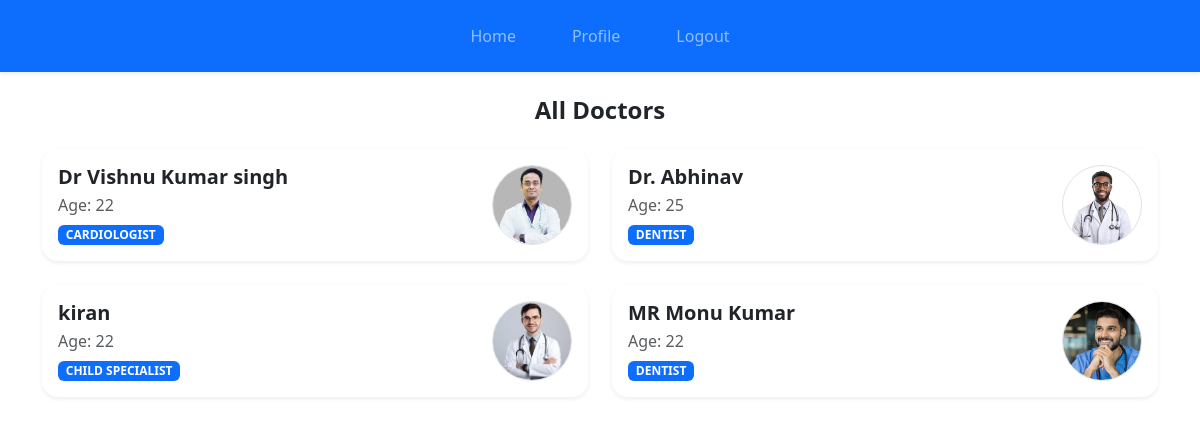
The app's page /doctors/ (signed in) with its own data.
### doctors/models.py (models this page shows, shortened)
class Alldoctors(models.Model):
    name=models.CharField(max_length=100)
    specialized=models.CharField(choices=specialization)
    YOE=models.PositiveIntegerField()
    lic_no=models.CharField(max_length=50)
    certification=models.ImageField(upload_to='certificates/',blank=True,null=True)
    profile_pic = models.ImageField(upload_to='doctors/', blank=True, null=True)
    age=models.PositiveIntegerField()
    email=models.EmailField()
    address=models.CharField(max_length=100)
    phone=models.PositiveBigIntegerField()

### doctors/views.py (the view)
# urls.py: path("",views.alldoc,name="alldoctors"),
@login_required(login_url="login")
def alldoc(request):
    doctors = Alldoctors.objects.all()
    return render(request,'doctors/alldoctors.html', {"doctors": doctors})

### labreports/context_processors.py (called while the page is built)
def labtech_context(request):
    if request.user.is_authenticated:
        labtech = getattr(request.user, 'lab_report', None)
    else:
        labtech = None
    return {'labtech': labtech}

### templates/doctors/alldoctors.html
{% include 'base.html' %}
{% load static %}
{% block content %}
<div class="container mt-4">
    <h4 class="fw-bold text-center mb-4">All Doctors</h4>
    <div class="row g-4">
        {% for doctor in doctors %}
        <div class="col-md-6">
            <div class="card shadow-sm h-100 border-0 rounded-4">
                <div class="card-body">
                    <div class="d-flex align-items-center justify-content-between">
                        <div>
                            <h5 class="fw-bold mb-1">{{ doctor.name }}</h5>
                            <p class="text-muted mb-1">Age: {{ doctor.age }}</p>
                            <span class="badge bg-primary">
                                {{ doctor.specialized }}
                            </span>
                        </div>
                        <div>
                            {% if doctor.profile_pic %}
                            <img src="{{ doctor.profile_pic.url }}" class="rounded-circle border" width="80" height="80"
                                style="object-fit: cover;">
                            {% else %}
                            <img src="{% static 'images/user.png' %}" class="rounded-circle border" width="80"
                                height="80"  style="object-fit: cover;">
                            {% endif %}
                        </div>
                    </div>
                </div>
            </div>
        </div>
        {% endfor %}
    </div>
</div>
{% endblock %}

### templates/base.html (shortened to what this page needs)
{% load static %}
<!doctype html>
<html lang="en">
<head>
  <link href="https://cdn.jsdelivr.net/npm/bootstrap@5.3.8/dist/css/bootstrap.min.css" rel="stylesheet" />
  <link href="https://cdn.jsdelivr.net/npm/bootstrap-icons@1.11.3/font/bootstrap-icons.css" rel="stylesheet">
  <link rel="stylesheet" href="{% static 'css/style.css' %}" />
</head>
<body>
  <nav class="navbar navbar-expand-lg navbar-dark bg-primary shadow-sm sticky-top py-3">
    <div class="container">
      <div class="collapse navbar-collapse justify-content-center">
        <ul class="navbar-nav gap-4">
          {%if user.is_authenticated %}
          <li class="nav-item">
            <a class="nav-link px-3" href="{% url 'home' %}">Home</a>
          </li>
          {% if not labtech and not user.is_superuser %}
          <li class="nav-item">
            <a class="nav-link px-3" href="{% url 'profile' %}">Profile</a>
          </li>
          {% endif %}
          <li class="nav-item">
            <a class="nav-link px-3" href="{% url 'logout' %}">Logout</a>
          </li>
          {% endif %}
        </ul>
      </div>
    </div>
  </nav>
</body>
</html>

### records on screen
Alldoctors: name "Dr Vishnu Kumar singh", age "22", specialized "CARDIOLOGIST", profile_pic (picture)
Alldoctors: name "Dr. Abhinav", age "25", specialized "DENTIST", profile_pic (picture)
Alldoctors: name "kiran", age "22", specialized "CHILD SPECIALIST", profile_pic (picture)
Alldoctors: name "MR Monu Kumar", age "22", specialized "DENTIST", profile_pic (picture)
